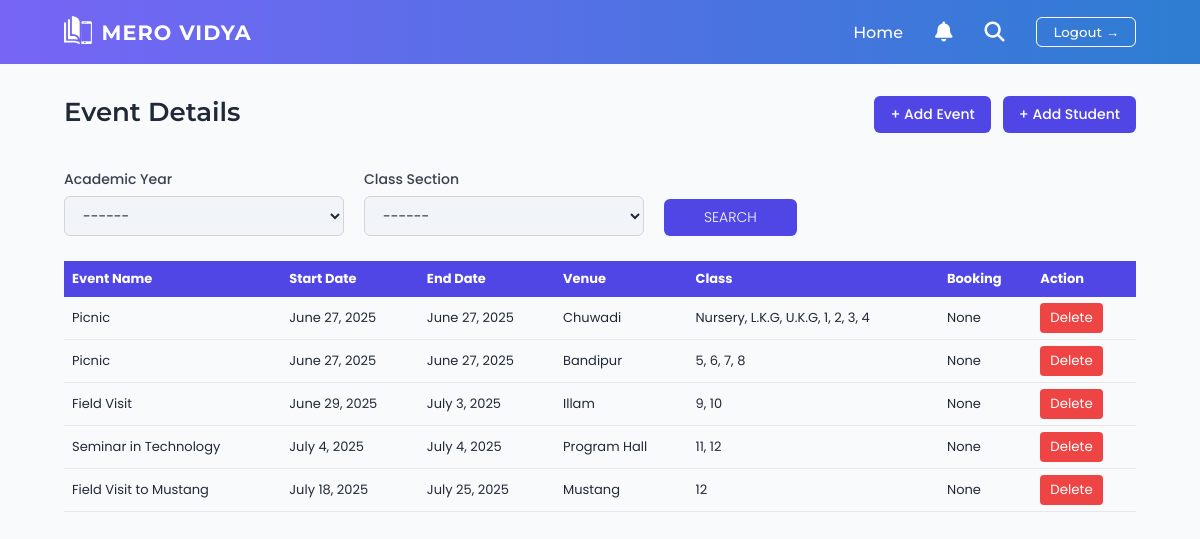
The page /adminpage (signed in) on the database as committed earlier.
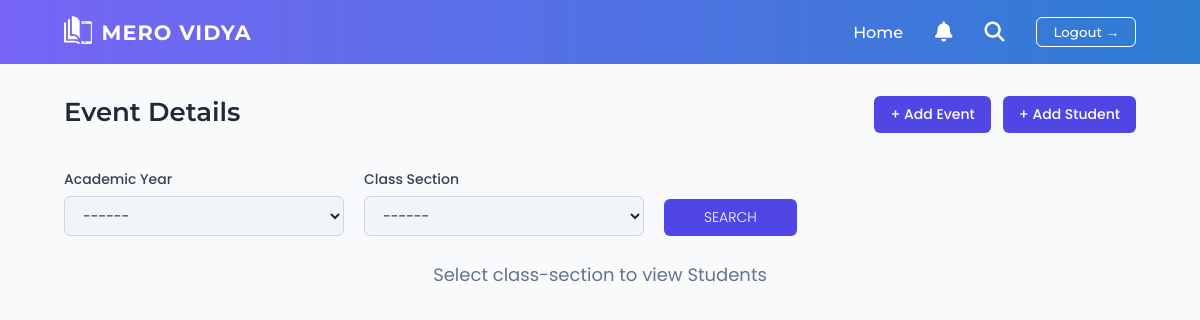
The same page on the database as committed later.
### Home/models.py (models this page shows, shortened)
class Events(models.Model):
    event = models.CharField(max_length=100, verbose_name="Event Title")
    start_date = models.DateField(default=date.today)
    end_date = models.DateField(default=date.today)
    type = models.CharField(max_length=30, default="Program", verbose_name="Event Type")
    start_time = models.TimeField(null=True, blank=True)
    end_time = models.TimeField(null=True, blank=True)
    available = models.IntegerField(null=True, blank=True)
    venue = models.CharField(max_length=100, default='TBD')
    Money = models.IntegerField(null=True, blank=True)
    for_class = models.CharField(max_length=30, null=True, blank=True)
    description = models.TextField()

### Home/views.py (the view)
# urls.py: path('adminpage', views.adminpage, name="adminpage"),
@login_required
def adminpage(request):
    query_class = request.GET.get("for_class")
    query_academic = request.GET.get("academic")
    class_list = ["Nursery", "LKG", "UKG", "1", "2", "3", "4", "5", "6", "7", "8", "9", "10", "11", "12"]
    if request.method == "POST" and "Delete_Event" in request.POST:
        event_id = request.POST.get("Delete_Event")
        event = get_object_or_404(Events, id=event_id)
        event.delete()
        return redirect("adminpage")
    items = Events.objects.all()
    if query_class:
        items = items.filter(for_class__icontains=query_class)
    if query_academic:
        items = items.filter(academic_year=query_academic)
    return render(request, "adminpage.html", {
        'items': items,
        'class_list': class_list,
        'query_academic': query_academic,
        'query_class': query_class,
    })

### Home/views.py (called while the page is built)
def login_required(view_func):
    @wraps(view_func)
    def wrapper(request, *args, **kwargs):
        if not request.session.get('logged_in'):
            return redirect('login')
        return view_func(request, *args, **kwargs)
    return wrapper

### Template/adminpage.html (shortened to what this page needs)
<!DOCTYPE html>
<html lang="en">
<head>
  <link rel="stylesheet" href="https://cdnjs.cloudflare.com/ajax/libs/font-awesome/4.7.0/css/font-awesome.min.css">
  <link rel="stylesheet" href="static/css/style.css">
</head>
<body>
  <nav class="navbar">
    {% block header %}
    <div class="logo-section">
      <a href="/adminpage"><img src="static/outlined_logo.svg" alt="Mero Vidya" class="image"></a>
      <span class="logo-text"><a href="/adminpage" style="text-decoration: none; color: white;">MERO VIDYA</a></span>
    </div>
    {% endblock header %}
    <div class="nav-links" id="nav-links">
      {% block navbar %}
      <a href="#">Home</a>
      <a href="#"><i class="fa fa-bell" style="font-size:20px"></i></a>
      <a href="#"><i class="fa fa-search" style="font-size: 20px;"></i></a>
      {% endblock navbar %}
      {% block login %}
      <button class="login-btn">
        <a href="/logout" style="text-decoration: none; color: white;">Logout</a> <i>&#8594;</i>
      </button>
      {% endblock login %}
    </div>
  </nav>
  {% block main_container %}
  <div class="main-container">
    <div class="content">
      <div class="top-bar">
        <div class="top-left">
          <h2>Event Details</h2>
        </div>
        <div class="actions">
          <button class="btn"><a href="/createEvent" style="text-decoration: none; color: white;">+ Add
              Event</a></button>
          <button class="btn"><a href="/register_Student" style="text-decoration: none; color: white;">+ Add Student</a></i></button>
        </div>
      </div>
      {% block mainEvent %}
      <div class="filter-box">
        <form method="GET" action="{% url 'adminpage' %}">
          <div class="filters">
            <div>
              <label for="academic">Academic Year</label><br />
              <select name="academic" id="academic">
                <option value="">------</option>
              </select>
            </div>
            <div>
              <label for="for_class">Class Section</label><br />
              <select name="for_class" id="for_class">
                <option value="">------</option>
              </select>
            </div>
            <div>
              <button type="submit" class="search-btn">SEARCH</button>
            </div>
          </div>
        </form>
        {% if items %}
        <div class="filter-box">
          <div style="overflow-x:auto;">
            <table style="width:100%; border-collapse: collapse; font-family: 'Poppins', sans-serif; font-size: 13px;">
              <thead>
                <tr style="background-color: #4f46e5; color: white;">
                  <th style="padding: 8px; text-align: left;">Event Name</th>
                  <th style="padding: 8px; text-align: left;">Start Date</th>
                  <th style="padding: 8px; text-align: left;">End Date</th>
                  <th style="padding: 8px; text-align: left;">Venue</th>
                  <th style="padding: 8px; text-align: left;">Class</th>
                  <th style="padding: 8px; text-align: left;">Booking</th>
                  <th style="padding: 8px; text-align: left;">Action</th>
                </tr>
              </thead>
              <tbody>
                {% for item in items %}
                <tr style="border-bottom: 1px solid #e5e7eb;">
                  <td style="padding: 6px 8px;">{{ item.event }}</td>
                  <td style="padding: 6px 8px;">{{ item.start_date }}</td>
                  <td style="padding: 6px 8px;">{{ item.end_date }}</td>
                  <td style="padding: 6px 8px;">{{ item.venue }}</td>
                  <td style="padding: 6px 8px;">{{ item.for_class }}</td>
                  <td style="padding: 6px 8px;">{{ item.available }}</td>
                  <td style="padding: 6px 8px;">
                    <form method="POST" style="display: inline;">
                      <button type="submit"
                        style="padding: 5px 10px; background-color: #ef4444; color: white; border: none; border-radius: 4px; cursor: pointer; font-family: 'Poppins', sans-serif;">
                        Delete
                      </button>
                    </form>
                  </td>
                </tr>
                {% endfor %}
              </tbody>
            </table>
          </div>
        </div>
        {% else %}
        <div class="info-text">
          Select class-section to view Students
        </div>
        {% endif %}
      </div>
      {% endblock mainEvent %}
    </div>
  </div>
  {% endblock main_container %}
</body>
</html>

### static/css/style.css (style rules this page uses)
* { margin: 0; padding: 0; box-sizing: border-box; }
body { background-color: #f9fafb; color: #1f2937; font-family: 'Poppins', sans-serif; }
.navbar { display: flex; align-items: center; justify-content: space-between; padding: 1rem 4rem; background: linear-gradient(to right, #7765F6, #2D7DD2); color: white; font-family: 'Montserrat', sans-serif; position: relative; z-index: 1000; }
.logo-section { display: flex; align-items: center; gap: 0.6rem; }
.logo-text { font-size: 1.3rem; font-weight: 700; letter-spacing: 1px; }
.nav-links { display: flex; align-items: center; gap: 2rem; font-family: 'Montserrat', sans-serif; }
.nav-links a { color: white; text-decoration: none; font-weight: 500; transition: opacity 0.2s ease-in-out; }
.login-btn { border: 1px solid white; padding: 0.4rem 1rem; border-radius: 6px; font-weight: 600; background: transparent; color: white; cursor: pointer; transition: background 0.2s ease-in-out; font-family: 'Montserrat', sans-serif; }
.login-btn i { font-style: normal; }
.main-container { display: flex; flex-direction: column; width: 100%; min-height: calc(100vh - 80px); padding: 2rem 4rem; font-family: 'Poppins', sans-serif; }
.content { width: 100%; font-family: 'Poppins', sans-serif; }
.top-bar { display: flex; justify-content: space-between; align-items: flex-start; margin-bottom: 30px; font-family: 'Montserrat', sans-serif; }
.top-left h2 { font-size: 26px; font-weight: 600; margin-bottom: 8px; }
.actions { display: flex; gap: 12px; }
.btn { background-color: #4f46e5; color: white; border: none; padding: 8px 16px; border-radius: 6px; font-weight: 500; font-size: 14px; cursor: pointer; transition: background 0.3s; font-family: 'Poppins', sans-serif; }
.filters { display: flex; align-items: flex-end; gap: 20px; flex-wrap: wrap; margin-bottom: 25px; font-family: 'Poppins', sans-serif; }
.filters label { font-size: 14px; color: #374151; margin-bottom: 6px; display: inline-block; font-weight: 500; }
.filters select { padding: 8px 14px; cursor: pointer; font-size: 14px; color: #1f2937; background-color: #f1f5f9; border: 1px solid #d1d5db; border-radius: 6px; width: 280px; font-family: 'Poppins', sans-serif; }
.search-btn { padding: 8px 40px; background-color: #4f46e5; color: white; border: none; border-radius: 6px; font-weight: 300; cursor: pointer; font-size: 14px; transition: background 0.3s; font-family: 'Poppins', sans-serif; }
.info-text { text-align: center; font-size: 18px; font-weight: 400; color: #64748b; font-family: 'Poppins', sans-serif; }
.image { height: 28px; width: 28px; }

Rows that differ between the two databases and show on the page:
removed Events: event "Picnic", start_date "June 27, 2025", end_date "June 27, 2025", venue "Chuwadi", for_class "Nursery, L.K.G, U.K.G, 1, 2, 3, 4", available "None"
removed Events: event "Picnic", start_date "June 27, 2025", end_date "June 27, 2025", venue "Bandipur", for_class "5, 6, 7, 8", available "None"
removed Events: event "Field Visit", start_date "June 29, 2025", end_date "July 3, 2025", venue "Illam", for_class "9, 10", available "None"
removed Events: event "Seminar in Technology", start_date "July 4, 2025", end_date "July 4, 2025", venue "Program Hall", for_class "11, 12", available "None"
removed Events: event "Field Visit to Mustang", start_date "July 18, 2025", end_date "July 25, 2025", venue "Mustang", for_class "12", available "None"
Other text that changed with them:
text no longer shown: "Event Name Start Date End Date Venue Class Booking Action"
text now shown: "Select class-section to view Students"
